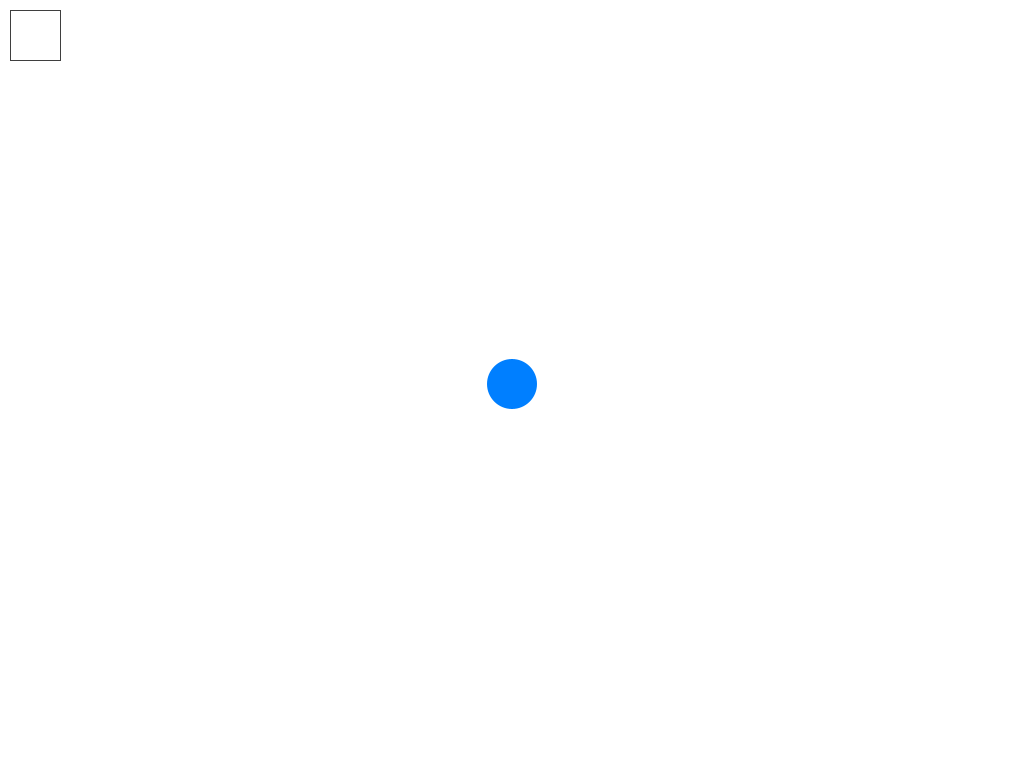
Frame 1 (no input)
Frame 60 (the mouse pressed at the canvas centre just before this capture): identical to frame 1, image omitted
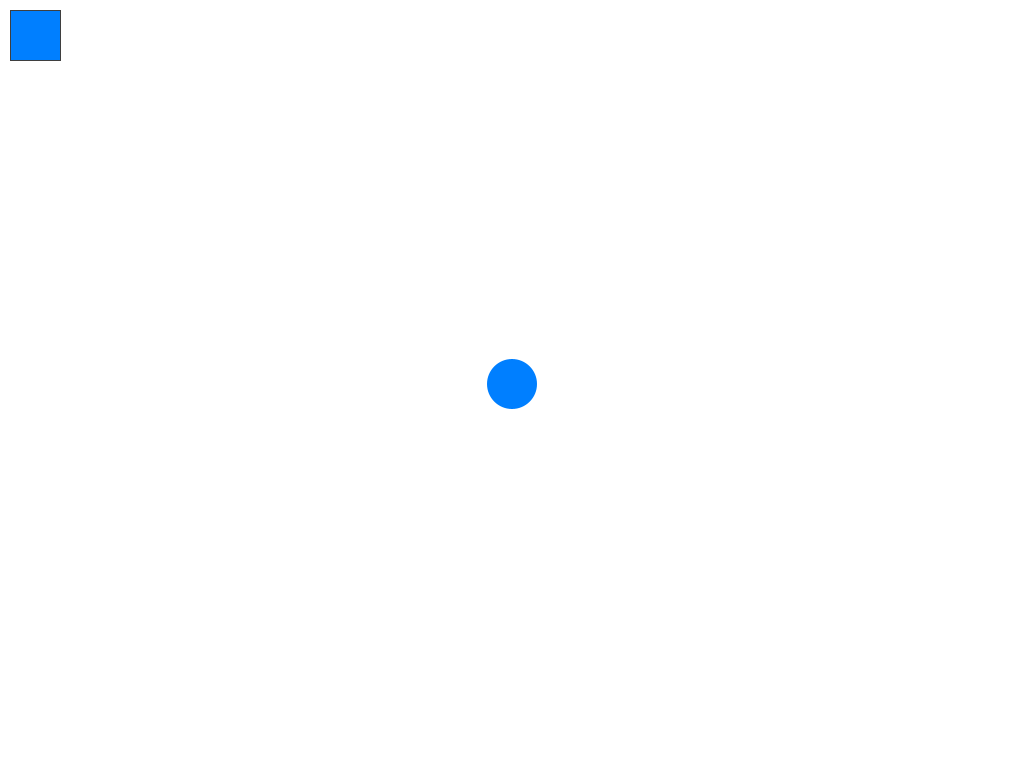
Frame 120 (the mouse held since frame 60 and released just before this capture)

The Processing sketch that drew these frames (run headless with seeded random() and noise(); from frame 60 on, the mouse is pressed at the canvas centre):

// Processing sketch: ReadPixel
// ── ReadPixel.pde
void setup() {
    size(1024, 768);
}

void draw() {
    background(255);
    noStroke();
    fill(0, 127, 255);
    circle(width / 2 , height / 2, 50);
    
    color c = get(mouseX, mouseY);

    fill(c);
    stroke(63);
    rect(10, 10, 50, 50);
}
